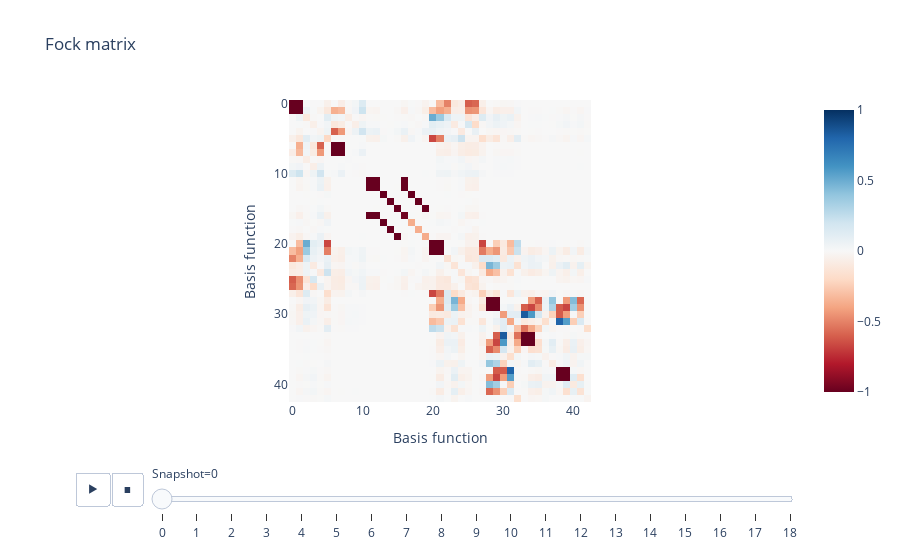

Notebook source saved alongside this figure:
### Code cell
fock_matrices = []
overlap_matrices = []
for input_data in dataset.input_data:
    idx_init_state = input_data['state'].index('initial_state')
    fock_matrices.append(input_data['fock_matrices'][idx_init_state][0])
    overlap_matrices.append(input_data['overlap_matrices'][idx_init_state][0])
fock_matrices = np.array(fock_matrices)
overlap_matrices = np.array(overlap_matrices)
# Visualise the fock and overlap matrices as heatmap animations

fig = px.imshow(
    fock_matrices,
    animation_frame=0,
    color_continuous_scale='RdBu',
    range_color=(-1, 1),
    title='Fock matrix',
    labels={'x': 'Basis function', 'y': 'Basis function', 'animation_frame': 'Snapshot'},
)
fig.show()

### Figure 1 — Plotly figure (JSON) as saved in the notebook; plotly's stock layout.template omitted (floating-point values rounded to 4 significant figures; data arrays with more than 128 entries replaced by an {"elided": "..."} marker saying what was removed)
{"data": [{"coloraxis": "coloraxis", "hovertemplate": "Basis function: %{x}<br>Basis function: %{y}<br>color: %{z}<extra></extra>", "name": "0", "type": "heatmap", "xaxis": "x", "yaxis": "y", "z": {"elided": "43x43 float values"}}], "layout": {"coloraxis": {"cmax": 1, "cmin": -1, "colorscale": [[0, "rgb(103,0,31)"], [0.1, "rgb(178,24,43)"], [0.2, "rgb(214,96,77)"], [0.3, "rgb(244,165,130)"], [0.4, "rgb(253,219,199)"], [0.5, "rgb(247,247,247)"], [0.6, "rgb(209,229,240)"], [0.7, "rgb(146,197,222)"], [0.8, "rgb(67,147,195)"], [0.9, "rgb(33,102,172)"], [1, "rgb(5,48,97)"]]}, "sliders": [{"active": 0, "currentvalue": {"prefix": "Snapshot="}, "len": 0.9, "pad": {"b": 10, "t": 60}, "steps": [{"args": [["0"], {"frame": {"duration": 0, "redraw": true}, "fromcurrent": true, "mode": "immediate", "transition": {"duration": 0, "easing": "linear"}}], "label": "0", "method": "animate"}, {"args": [["1"], {"frame": {"duration": 0, "redraw": true}, "fromcurrent": true, "mode": "immediate", "transition": {"duration": 0, "easing": "linear"}}], "label": "1", "method": "animate"}, {"args": [["2"], {"frame": {"duration": 0, "redraw": true}, "fromcurrent": true, "mode": "immediate", "transition": {"duration": 0, "easing": "linear"}}], "label": "2", "method": "animate"}, {"args": [["3"], {"frame": {"duration": 0, "redraw": true}, "fromcurrent": true, "mode": "immediate", "transition": {"duration": 0, "easing": "linear"}}], "label": "3", "method": "animate"}, {"args": [["4"], {"frame": {"duration": 0, "redraw": true}, "fromcurrent": true, "mode": "immediate", "transition": {"duration": 0, "easing": "linear"}}], "label": "4", "method": "animate"}, {"args": [["5"], {"frame": {"duration": 0, "redraw": true}, "fromcurrent": true, "mode": "immediate", "transition": {"duration": 0, "easing": "linear"}}], "label": "5", "method": "animate"}, {"args": [["6"], {"frame": {"duration": 0, "redraw": true}, "fromcurrent": true, "mode": "immediate", "transition": {"duration": 0, "easing": "linear"}}], "label": "6", "method": "animate"}, {"args": [["7"], {"frame": {"duration": 0, "redraw": true}, "fromcurrent": true, "mode": "immediate", "transition": {"duration": 0, "easing": "linear"}}], "label": "7", "method": "animate"}, {"args": [["8"], {"frame": {"duration": 0, "redraw": true}, "fromcurrent": true, "mode": "immediate", "transition": {"duration": 0, "easing": "linear"}}], "label": "8", "method": "animate"}, {"args": [["9"], {"frame": {"duration": 0, "redraw": true}, "fromcurrent": true, "mode": "immediate", "transition": {"duration": 0, "easing": "linear"}}], "label": "9", "method": "animate"}, {"args": [["10"], {"frame": {"duration": 0, "redraw": true}, "fromcurrent": true, "mode": "immediate", "transition": {"duration": 0, "easing": "linear"}}], "label": "10", "method": "animate"}, {"args": [["11"], {"frame": {"duration": 0, "redraw": true}, "fromcurrent": true, "mode": "immediate", "transition": {"duration": 0, "easing": "linear"}}], "label": "11", "method": "animate"}, {"args": [["12"], {"frame": {"duration": 0, "redraw": true}, "fromcurrent": true, "mode": "immediate", "transition": {"duration": 0, "easing": "linear"}}], "label": "12", "method": "animate"}, {"args": [["13"], {"frame": {"duration": 0, "redraw": true}, "fromcurrent": true, "mode": "immediate", "transition": {"duration": 0, "easing": "linear"}}], "label": "13", "method": "animate"}, {"args": [["14"], {"frame": {"duration": 0, "redraw": true}, "fromcurrent": true, "mode": "immediate", "transition": {"duration": 0, "easing": "linear"}}], "label": "14", "method": "animate"}, {"args": [["15"], {"frame": {"duration": 0, "redraw": true}, "fromcurrent": true, "mode": "immediate", "transition": {"duration": 0, "easing": "linear"}}], "label": "15", "method": "animate"}, {"args": [["16"], {"frame": {"duration": 0, "redraw": true}, "fromcurrent": true, "mode": "immediate", "transition": {"duration": 0, "easing": "linear"}}], "label": "16", "method": "animate"}, {"args": [["17"], {"frame": {"duration": 0, "redraw": true}, "fromcurrent": true, "mode": "immediate", "transition": {"duration": 0, "easing": "linear"}}], "label": "17", "method": "animate"}, {"args": [["18"], {"frame": {"duration": 0, "redraw": true}, "fromcurrent": true, "mode": "immediate", "transition": {"duration": 0, "easing": "linear"}}], "label": "18", "method": "animate"}], "x": 0.1, "xanchor": "left", "y": 0, "yanchor": "top"}], "title": {"text": "Fock matrix"}, "updatemenus": [{"buttons": [{"args": [null, {"frame": {"duration": 500, "redraw": true}, "fromcurrent": true, "mode": "immediate", "transition": {"duration": 500, "easing": "linear"}}], "label": "&#9654;", "method": "animate"}, {"args": [[null], {"frame": {"duration": 0, "redraw": true}, "fromcurrent": true, "mode": "immediate", "transition": {"duration": 0, "easing": "linear"}}], "label": "&#9724;", "method": "animate"}], "direction": "left", "pad": {"r": 10, "t": 70}, "showactive": false, "type": "buttons", "x": 0.1, "xanchor": "right", "y": 0, "yanchor": "top"}], "xaxis": {"anchor": "y", "constrain": "domain", "domain": [0, 1], "scaleanchor": "y", "title": {"text": "Basis function"}}, "yaxis": {"anchor": "x", "autorange": "reversed", "constrain": "domain", "domain": [0, 1], "title": {"text": "Basis function"}}}}
